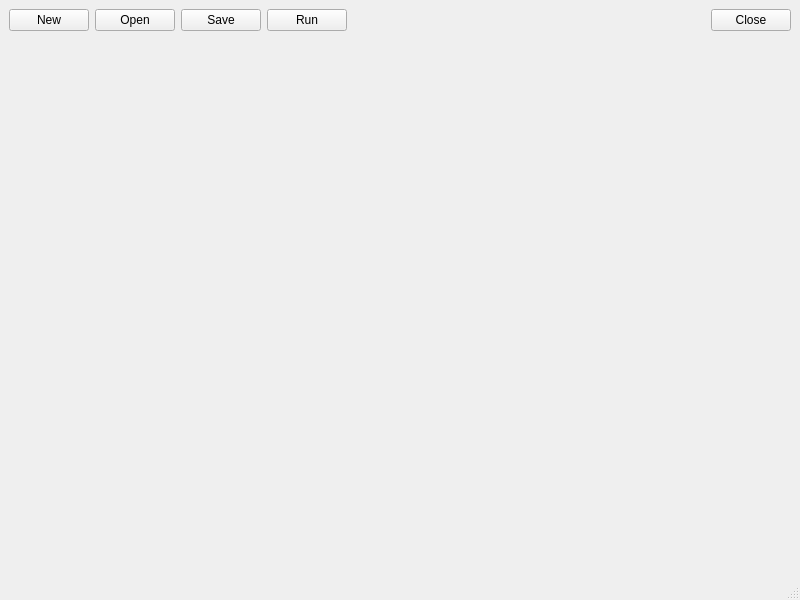
<?xml version="1.0" encoding="UTF-8"?>
<ui version="4.0">
 <class>frmManuallyDesignROI</class>
 <widget class="QMainWindow" name="frmManuallyDesignROI">
  <property name="geometry">
   <rect>
    <x>0</x>
    <y>0</y>
    <width>800</width>
    <height>600</height>
   </rect>
  </property>
  <property name="windowTitle">
   <string>Manually Design ROI</string>
  </property>
  <widget class="QWidget" name="centralwidget">
   <layout class="QHBoxLayout" name="horizontalLayout_2">
    <item>
     <layout class="QVBoxLayout" name="verticalLayout">
      <item>
       <layout class="QHBoxLayout" name="horizontalLayout">
        <item>
         <widget class="QPushButton" name="btnNew">
          <property name="text">
           <string>New</string>
          </property>
         </widget>
        </item>
        <item>
         <widget class="QPushButton" name="btnOpen">
          <property name="text">
           <string>Open</string>
          </property>
         </widget>
        </item>
        <item>
         <widget class="QPushButton" name="btnSave">
          <property name="text">
           <string>Save</string>
          </property>
         </widget>
        </item>
        <item>
         <widget class="QPushButton" name="btnRun">
          <property name="text">
           <string>Run</string>
          </property>
         </widget>
        </item>
        <item>
         <spacer name="horizontalSpacer">
          <property name="orientation">
           <enum>Qt::Horizontal</enum>
          </property>
          <property name="sizeHint" stdset="0">
           <size>
            <width>40</width>
            <height>20</height>
           </size>
          </property>
         </spacer>
        </item>
        <item>
         <widget class="QPushButton" name="btnClose">
          <property name="text">
           <string>Close</string>
          </property>
         </widget>
        </item>
       </layout>
      </item>
      <item>
       <widget class="QWidget" name="Code" native="true">
        <layout class="QGridLayout" name="gridLayout"/>
       </widget>
      </item>
     </layout>
    </item>
   </layout>
  </widget>
  <widget class="QStatusBar" name="stb"/>
 </widget>
 <resources/>
 <connections/>
</ui>
